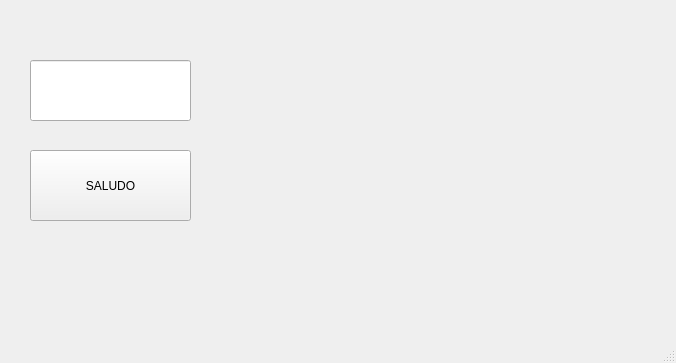
<?xml version="1.0" encoding="UTF-8"?>
<ui version="4.0">
 <class>MainWindow</class>
 <widget class="QMainWindow" name="MainWindow">
  <property name="geometry">
   <rect>
    <x>0</x>
    <y>0</y>
    <width>676</width>
    <height>363</height>
   </rect>
  </property>
  <property name="windowTitle">
   <string>MainWindow</string>
  </property>
  <widget class="QWidget" name="centralwidget">
   <widget class="QLineEdit" name="lineEdit">
    <property name="geometry">
     <rect>
      <x>30</x>
      <y>60</y>
      <width>161</width>
      <height>61</height>
     </rect>
    </property>
   </widget>
   <widget class="QPushButton" name="pushButton">
    <property name="geometry">
     <rect>
      <x>30</x>
      <y>150</y>
      <width>161</width>
      <height>71</height>
     </rect>
    </property>
    <property name="styleSheet">
     <string notr="true">font: 75 20pt &quot;Agency FB&quot;;</string>
    </property>
    <property name="text">
     <string>SALUDO</string>
    </property>
   </widget>
  </widget>
  <widget class="QMenuBar" name="menubar">
   <property name="geometry">
    <rect>
     <x>0</x>
     <y>0</y>
     <width>676</width>
     <height>21</height>
    </rect>
   </property>
  </widget>
  <widget class="QStatusBar" name="statusbar"/>
 </widget>
 <resources/>
 <connections/>
</ui>
